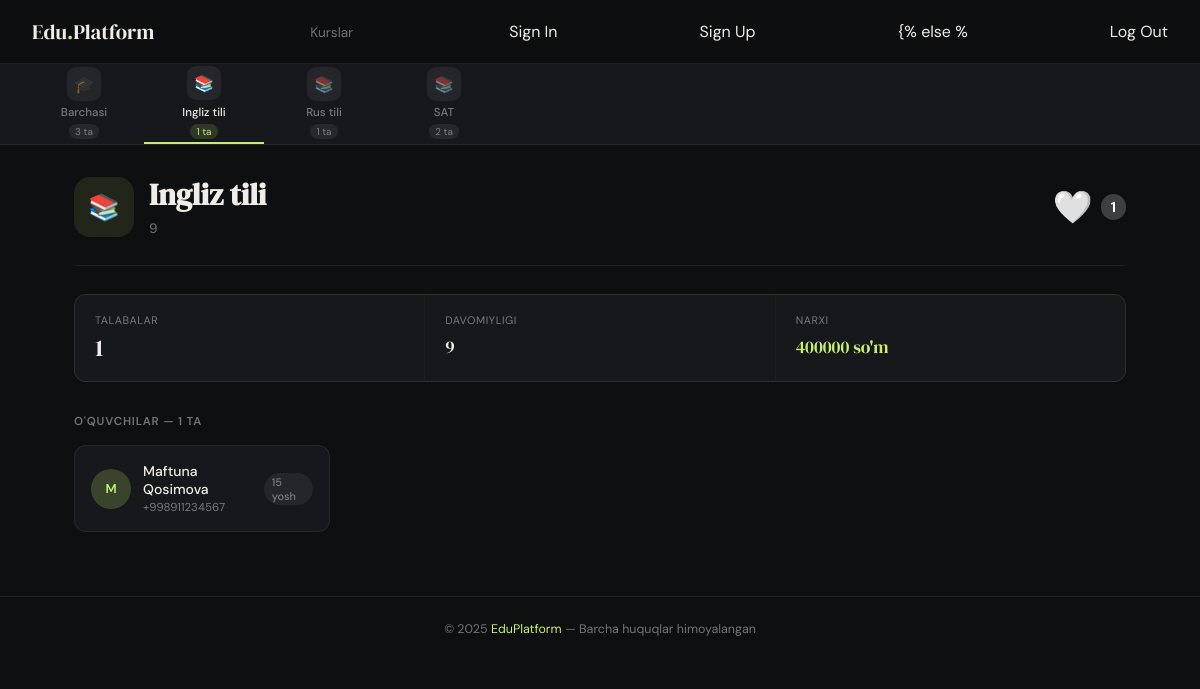
The page /courses/1/ on the database its author committed.
### courses/models.py (models this page shows, shortened)
class Course(models.Model):
    name = models.CharField(max_length=100, verbose_name='Nomi')
    description = models.TextField(blank=True, null=True, verbose_name='Batafsil')
    price = models.PositiveIntegerField(verbose_name='Narxi')
    duration = models.CharField(max_length=50, verbose_name='Davomiyligi')
    level = models.CharField(max_length=50, default='Beginner', verbose_name='Darajasi')
    is_active = models.BooleanField(default=True, verbose_name='Faolmi')
    updated_at = models.DateTimeField(auto_now=True, verbose_name='Oxirgi tahrirlangan vaqt')
    students = models.ManyToManyField(Student, verbose_name='O\'quvchilar')
    likes = models.ManyToManyField(Student, related_name='favorite_courses', blank=True, verbose_name='Yoqtirganlar')
    class Meta:
        verbose_name = "Kurs"
        verbose_name_plural = "Kurslar"

class Student(models.Model):
    full_name = models.CharField(max_length=100, verbose_name='F.I.Sh')
    age = models.PositiveIntegerField(verbose_name='Yoshi')
    gender = models.CharField(max_length=7, default='Male', verbose_name='Jinsi')
    phone_number = models.CharField(max_length=20, verbose_name='Telefon raqami')
    address = models.TextField(blank=True, null=True, verbose_name='Manzili')
    created_at = models.DateTimeField(auto_now_add=True, verbose_name='Ro\'yxatdan o\'tgan sana')
    class Meta:
        verbose_name = "O'quvchi"
        verbose_name_plural = "O'quvchilar"

### courses/views.py (the view)
# urls.py: path('courses/<int:course_id>/', course_detail, name='course_detail'),
def course_detail(request, course_id):
    course = Course.objects.get(id=course_id)
    students = course.students.all()
    courses = Course.objects.all()
    context = {
        'course': course,
        'students': students,
        'courses': courses,
        'title': course.name,
    }
    return render(request, 'courses/course_detail.html', context)

### templates/courses/course_detail.html (shortened to what this page needs)
{% extends 'base.html' %}
{% block content %}
<div class="detail-hero" style="display: flex; justify-content: space-between; align-items: center; width: 100%;">
    <div style="display: flex; align-items: center; gap: 15px;">
        <div class="detail-hero-icon">📚</div>
        <div>
            <h1 class="detail-title">{{ course.name }}</h1>
            <p class="detail-meta">{{ course.duration }}</p>
        </div>
    </div>
    <div class="like-section" style="display: flex; align-items: center; gap: 8px;">
        <a href="{% url 'like_course' course.id %}" class="like-btn" style="text-decoration: none; transition: transform 0.2s ease;">
            {% if request.user.student in course.likes.all %}
                <span style="color: #e63946; font-size: 2rem; cursor: pointer;">❤️</span>
            {% else %}
                <span style="color: #a8dadc; font-size: 2rem; cursor: pointer;">🤍</span>
            {% endif %}
        </a>
        <span style="font-weight: bold; color: white; background: rgba(255,255,255,0.2); padding: 4px 10px; border-radius: 20px; font-size: 0.9rem;">
            {{ course.likes.count }}
        </span>
    </div>
</div>
<div class="detail-stats">
    <div class="stat-box">
        <div class="stat-label">Talabalar</div>
        <div class="stat-value">{{ students|length }}</div>
    </div>
    <div class="stat-box">
        <div class="stat-label">Davomiyligi</div>
        <div class="stat-value" style="font-size: 1.1rem; padding-top: 4px;">{{ course.duration }}</div>
    </div>
    <div class="stat-box">
        <div class="stat-label">Narxi</div>
        <div class="stat-value" style="font-size: 1.1rem; padding-top: 4px; color: var(--accent);">
            {{ course.price|floatformat:0 }} so'm
        </div>
    </div>
</div>
<div class="section-label">O'quvchilar — {{ students|length }} ta</div>
{% if students %}
<div class="students-grid">
    {% for student in students %}
    <a href="" class="student-card">
        <div class="student-avatar">
            {{ student.full_name|first|upper }}
        </div>
        <div>
            <div class="student-name">{{ student.full_name }}</div>
            <div class="student-phone">{{ student.phone_number }}</div>
        </div>
        <span class="student-age">{{ student.age }} yosh</span>
    </a>
    {% endfor %}
</div>
{% else %}
<div class="empty">Bu kursga hali talaba yozilmagan.</div>
{% endif %}
{% endblock %}

### templates/layout/navbar.html (shortened to what this page needs)
<nav class="navbar">
  <a href="{% url 'home' %}" class="navbar-logo">
    Edu<span>.</span>Platform</a>
  <ul class="navbar-links">
    <li><a href="{% url 'home' %}" {% if request.resolver_match.url_name == 'home' %}class="active"{% endif %}>Kurslar</a></li>
  </ul>
    {% if not request.user.is_authenticated %}
  <a href="{% url 'login' %}" class="btn-login">Sign In</a>
  <a href="{% url 'register' %}" class="btn-login">Sign Up</a>
  {% else %
  <a href="{% url 'logout' %}" class="btn-login">Log Out</a>
  {% endif %}
</nav>
<div class="rail-wrapper">
  <div class="rail">
    <a href="{% url 'home' %}" class="rail-item {% if not course %}active{% endif %}">
      <div class="rail-icon">🎓</div>
      <span class="rail-label">Barchasi</span>
      <span class="rail-count">{{ courses|length }} ta</span>
    </a>
    {% for c in courses %}
    <a href="{% url 'course_detail' c.id %}" class="rail-item {% if course.id == c.id %}active{% endif %}">
      <div class="rail-icon">📚</div>
      <span class="rail-label">{{ c.name|truncatechars:16 }}</span>
      <span class="rail-count">{{ c.students.count }} ta</span>
    </a>
    {% endfor %}
  </div>
</div>

### templates/components/_style.html (style rules this page uses)
*, *::before, *::after { box-sizing: border-box; margin: 0; padding: 0; }
:root { --nav-h: 64px; --rail-h: 80px; --bg: #0e0f11; --bg2: #16181c; --bg3: #1e2126; --border: rgba(255,255,255,0.07); --border2: rgba(255,255,255,0.13); --text: #f0ede8; --muted: rgba(240,237,232,0.45); --accent: #c8f06e; --serif: 'DM Serif Display', Georgia, serif; --sans: 'DM Sans', system-ui, sans-serif; }
html, body { min-height: 100vh; background: var(--bg); color: var(--text); font-family: var(--sans); }
a { text-decoration: none; color: inherit; }
.navbar { position: sticky; top: 0; z-index: 100; height: var(--nav-h); display: flex; align-items: center; justify-content: space-between; padding: 0 2rem; background: rgba(14,15,17,0.9); backdrop-filter: blur(14px); border-bottom: 0.5px solid var(--border); }
.navbar-logo { font-family: var(--serif); font-size: 1.3rem; color: var(--text); }
.navbar-logo span { color: var(--accent); }
.navbar-links { display: flex; align-items: center; gap: 4px; list-style: none; }
.navbar-links a { color: var(--muted); font-size: 0.85rem; padding: 6px 14px; border-radius: 20px; transition: all 0.2s; }
.rail-wrapper { position: sticky; top: var(--nav-h); z-index: 90; background: var(--bg2); border-bottom: 0.5px solid var(--border); overflow: hidden; }
.rail { display: flex; align-items: center; overflow-x: auto; padding: 0 1.5rem; scrollbar-width: none; }
.rail-item { display: flex; flex-direction: column; align-items: center; justify-content: center; gap: 4px; padding: 0 18px; height: var(--rail-h); min-width: 120px; flex-shrink: 0; background: none; border: none; border-bottom: 2px solid transparent; color: var(--muted); font-family: var(--sans); cursor: pointer; transition: all 0.2s; text-decoration: none; }
.rail-item.active { color: var(--text); border-bottom-color: var(--accent); }
.rail-icon { width: 34px; height: 34px; border-radius: 9px; display: flex; align-items: center; justify-content: center; font-size: 1rem; background: rgba(255,255,255,0.06); transition: transform 0.2s; }
.rail-item:hover .rail-icon, .rail-item.active .rail-icon { transform: translateY(-1px); }
.rail-label { font-size: 0.72rem; font-weight: 500; white-space: nowrap; }
.rail-count { font-size: 0.62rem; padding: 1px 6px; border-radius: 20px; background: rgba(255,255,255,0.07); }
.rail-item.active .rail-count { background: rgba(200,240,110,0.15); color: var(--accent); }
.students-grid { display: grid; grid-template-columns: repeat(auto-fill, minmax(220px, 1fr)); gap: 10px; margin-top: 1rem; }
.student-card { background: var(--bg2); border: 0.5px solid var(--border); border-radius: 12px; padding: 1rem; display: flex; align-items: center; gap: 12px; transition: all 0.18s; }
.student-avatar { width: 40px; height: 40px; border-radius: 50%; flex-shrink: 0; background: rgba(200,240,110,0.2); color: var(--accent); display: flex; align-items: center; justify-content: center; font-size: 0.8rem; font-weight: 600; }
.student-name { font-size: 0.875rem; font-weight: 500; color: var(--text); }
.student-phone { font-size: 0.72rem; color: var(--muted); margin-top: 2px; }
.student-age { margin-left: auto; font-size: 0.68rem; font-weight: 500; padding: 2px 8px; border-radius: 20px; background: rgba(255,255,255,0.06); color: var(--muted); }
.detail-hero { display: flex; align-items: flex-start; gap: 1.25rem; padding-bottom: 1.75rem; margin-bottom: 1.75rem; border-bottom: 0.5px solid var(--border); }
.detail-hero-icon { width: 60px; height: 60px; border-radius: 16px; flex-shrink: 0; background: rgba(200,240,110,0.1); display: flex; align-items: center; justify-content: center; font-size: 1.6rem; }
.detail-title { font-family: var(--serif); font-size: 1.9rem; line-height: 1.2; color: var(--text); margin-bottom: 6px; }
.detail-meta { font-size: 0.85rem; color: var(--muted); }
.detail-stats { display: grid; grid-template-columns: repeat(3, 1fr); gap: 1px; background: var(--border); border: 0.5px solid var(--border); border-radius: 12px; overflow: hidden; margin-bottom: 2rem; }
.stat-box { background: var(--bg2); padding: 1.1rem 1.25rem; }
.stat-label { font-size: 0.68rem; color: var(--muted); text-transform: uppercase; letter-spacing: 0.05em; margin-bottom: 4px; }
.stat-value { font-family: var(--serif); font-size: 1.5rem; color: var(--text); }
.section-label { font-size: 0.72rem; font-weight: 600; letter-spacing: 0.07em; text-transform: uppercase; color: var(--muted); margin-bottom: 10px; }

### rows shown on the page
Course: name "Ingliz tili", students.count "1", duration "9", likes.count "1", price "400000"
Course: name "Rus tili", students.count "1"
Course: name "SAT", students.count "2"
Student: full_name|first "M", full_name "Maftuna Qosimova", phone_number "+998911234567", age "15"

### other values the page prints
{{ courses|length }} "3"
{{ students|length }} "1"
